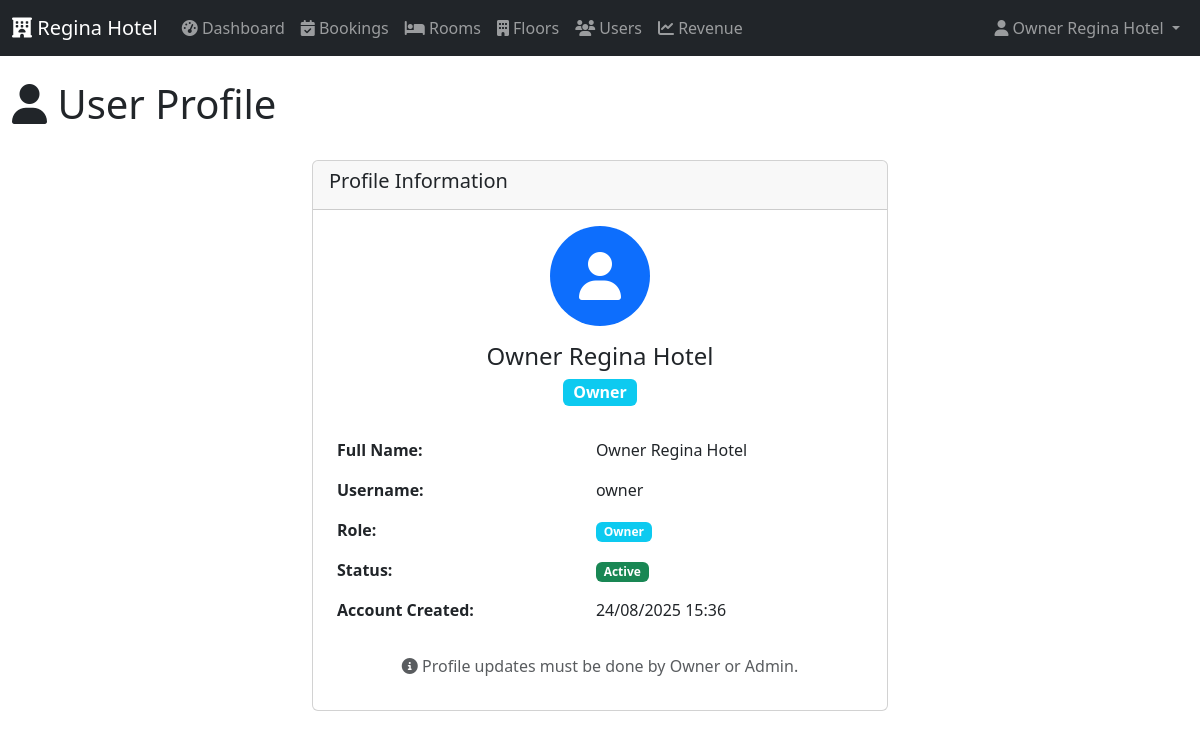
The app's page /profile.php (signed in) with its own data.
### tables this page shows
CREATE TABLE `users` (
  `id` int(11) NOT NULL AUTO_INCREMENT,
  `name` varchar(100) NOT NULL,
  `username` varchar(50) NOT NULL UNIQUE,
  `password` varchar(255) NOT NULL,
  `role_id` int(11) NOT NULL,
  `status` boolean DEFAULT 1,
  `created_at` timestamp DEFAULT CURRENT_TIMESTAMP,
  PRIMARY KEY (`id`),
  FOREIGN KEY (`role_id`) REFERENCES `roles`(`id`)
);

CREATE TABLE `roles` (
  `id` int(11) NOT NULL AUTO_INCREMENT,
  `role_name` varchar(50) NOT NULL UNIQUE,
  PRIMARY KEY (`id`)
);

### config/config.php (called while the page is built, shortened)
<?php
spl_autoload_register(function ($class) {
    $paths = [
        APP_PATH . '/controllers/',
        APP_PATH . '/models/',
        APP_PATH . '/helpers/',
        CONFIG_PATH . '/',
        INCLUDES_PATH . '/'
    ];
    foreach ($paths as $path) {
        $file = $path . $class . '.php';
        if (file_exists($file)) {
            return;
        }
    }
});
require_once CONFIG_PATH . '/database.php';
function formatDateTime($datetime, $format = 'd/m/Y H:i') {
    return date($format, strtotime($datetime));
}

### config/database.php (called while the page is built, shortened)
<?php
class Database {
    private static $instance = null;
    private $host = 'localhost';
    private $database = 'regina_hotel';
    private $username = 'hotel_admin';
    private $password = 'passwordku123';
    private $charset = 'utf8mb4';
    private $pdo;
    private function __construct() {
        $dsn = "mysql:host={$this->host};dbname={$this->database};charset={$this->charset}";
        $options = [
            PDO::ATTR_ERRMODE            => PDO::ERRMODE_EXCEPTION,
            PDO::ATTR_DEFAULT_FETCH_MODE => PDO::FETCH_ASSOC,
            PDO::ATTR_EMULATE_PREPARES   => false,
        ];
        try {
            $this->pdo = new PDO($dsn, $this->username, $this->password, $options);
        } catch (PDOException $e) {
            error_log("Database connection error: " . $e->getMessage());
            throw new PDOException("Database connection failed. Please try again later.");
        }
    }
    public static function getInstance() {
        if (self::$instance === null) {
            self::$instance = new self();
        }
        return self::$instance;
    }
    public function query($sql, $params = []) {
        try {
            $stmt = $this->pdo->prepare($sql);
            $stmt->execute($params);
            return $stmt;
        } catch (PDOException $e) {
            error_log("Query error: " . $e->getMessage() . " SQL: " . $sql);
            throw $e;
        }
    }
    public function fetchOne($sql, $params = []) {
        $stmt = $this->query($sql, $params);
        return $stmt->fetch();
    }
}

### app/models/User.php (called while the page is built, shortened)
<?php
class User
{
    private $db;
    public function __construct()
    {
        $this->db = Database::getInstance();
    }
    public function findById($id)
    {
        $sql = "SELECT u.*, r.role_name
                FROM users u
                JOIN roles r ON u.role_id = r.id
                WHERE u.id = ?";
        return $this->db->fetchOne($sql, [$id]);
    }
}

### profile.php (the view, shortened to what this page needs)
<?php
require_once 'config/config.php';
$user_model = new User();
$user = $user_model->findById($_SESSION['user_id']);
include INCLUDES_PATH . '/header.php';
?>
<div class="row">
    <div class="col-md-12">
        <div class="d-flex justify-content-between align-items-center mb-4">
            <h1><i class="fas fa-user"></i> User Profile</h1>
        </div>
    </div>
</div>
<div class="row justify-content-center">
    <div class="col-md-6">
        <div class="card">
            <div class="card-header">
                <h5>Profile Information</h5>
            </div>
            <div class="card-body">
                <div class="text-center mb-4">
                    <div class="avatar-circle bg-primary text-white mx-auto mb-3"
                         style="width: 100px; height: 100px; border-radius: 50%; display: flex; align-items: center; justify-content: center;">
                        <i class="fas fa-user fa-3x"></i>
                    </div>
                    <h4><?= htmlspecialchars($user['name']) ?></h4>
                    <span class="badge bg-info fs-6"><?= htmlspecialchars($user['role_name']) ?></span>
                </div>
                <table class="table table-borderless">
                    <tr>
                        <td><strong>Full Name:</strong></td>
                        <td><?= htmlspecialchars($user['name']) ?></td>
                    </tr>
                    <tr>
                        <td><strong>Username:</strong></td>
                        <td><?= htmlspecialchars($user['username']) ?></td>
                    </tr>
                    <tr>
                        <td><strong>Role:</strong></td>
                        <td>
                            <span class="badge bg-info"><?= htmlspecialchars($user['role_name']) ?></span>
                        </td>
                    </tr>
                    <tr>
                        <td><strong>Status:</strong></td>
                        <td>
                            <?php if ($user['status']): ?>
                            <span class="badge bg-success">Active</span>
                            <?php else: ?>
                            <span class="badge bg-danger">Inactive</span>
                            <?php endif; ?>
                        </td>
                    </tr>
                    <tr>
                        <td><strong>Account Created:</strong></td>
                        <td><?= formatDateTime($user['created_at']) ?></td>
                    </tr>
                </table>
                <div class="text-center mt-4">
                    <p class="text-muted">
                        <i class="fas fa-info-circle"></i>
                        Profile updates must be done by Owner or Admin.
                    </p>
                </div>
            </div>
        </div>
    </div>
</div>
<?php include INCLUDES_PATH . '/footer.php'; ?>

### records on screen
users: name "Owner Regina Hotel", role.role_name "Owner", username "owner", created_at "24/08/2025 15:36"

### other values on screen
$_SESSION['name'] "Owner Regina Hotel"
